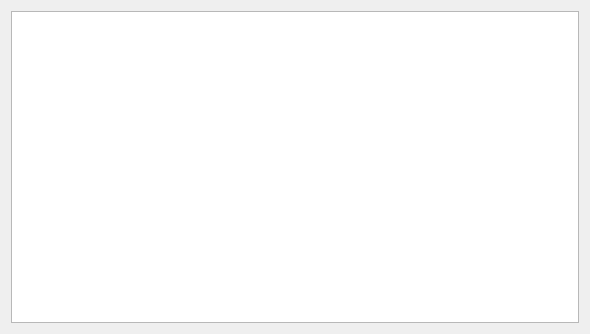
<?xml version="1.0" encoding="UTF-8"?>
<ui version="4.0">
 <class>DrugDetailsForm</class>
 <widget class="QWidget" name="DrugDetailsForm">
  <property name="geometry">
   <rect>
    <x>0</x>
    <y>0</y>
    <width>590</width>
    <height>334</height>
   </rect>
  </property>
  <property name="windowTitle">
   <string>Form</string>
  </property>
  <layout class="QGridLayout" name="gridLayout">
   <item row="0" column="0">
    <widget class="QTableWidget" name="DetailsTable"/>
   </item>
  </layout>
 </widget>
 <resources/>
 <connections/>
</ui>
